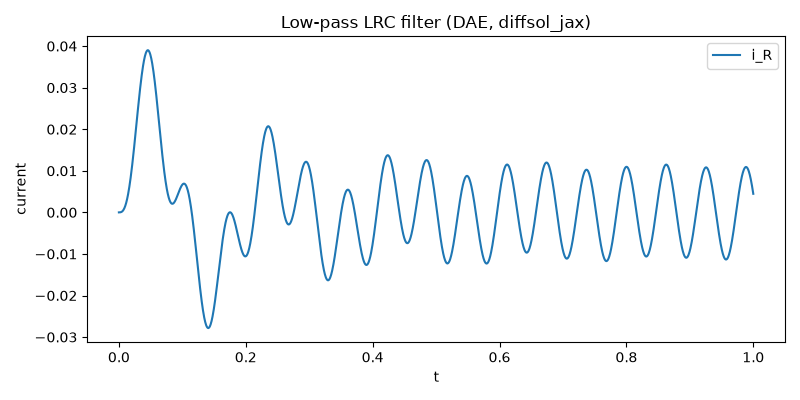

Generate this figure with Python:
import pathlib

import jax
import jax.numpy as jnp
import matplotlib.pyplot as plt

from diffsol_jax import ODEProblem, solve

jax.config.update("jax_enable_x64", True)

NSTATES = 4
ALGEBRAIC = [True, False, True, False]


def rhs(x, p, t):
    i_r, i_l, i_c, v = x
    r, l_, c, v0, omega = p
    vs = v0 * jnp.sin(omega * t)
    return jnp.array(
        [
            v - r * i_r,
            (vs - v) / l_,
            i_l - i_r - i_c,
            i_c / c,
        ]
    )


problem = ODEProblem(rhs, state=NSTATES, params=5, algebraic=ALGEBRAIC, solver="bdf")

R, L, C, V0, OMEGA = 100.0, 1.0, 1e-3, 10.0, 100.0
params = jnp.array([R, L, C, V0, OMEGA])
t_eval = jnp.linspace(0.0, 1.0, 2000)

y0 = jnp.zeros(NSTATES)
ys = solve(problem, y0, t_eval, params)

fig, ax = plt.subplots(figsize=(8, 4))
ax.plot(t_eval, ys[:, 0], label="i_R")
ax.set_xlabel("t")
ax.set_ylabel("current")
ax.set_title("Low-pass LRC filter (DAE, diffsol_jax)")
ax.legend()
fig.tight_layout()

out_path = pathlib.Path(__file__).resolve().parent / "electrical-circuit.png"
fig.savefig(out_path)
